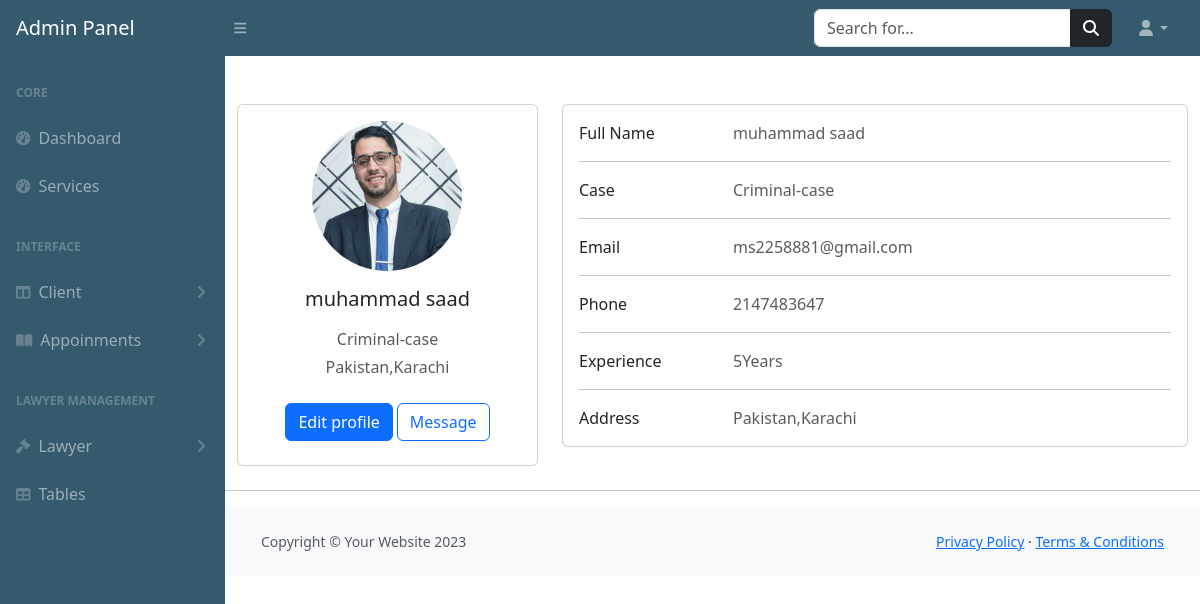
Screenshot of /admin-panel/profilelawyer.php?id=1 with the database file from the repository.
### tables this page shows
CREATE TABLE `lawyer` (
  `id` int(255) NOT NULL,
  `name` varchar(255) NOT NULL,
  `case` int(255) NOT NULL,
  `email` varchar(255) NOT NULL,
  `password` varchar(255) NOT NULL,
  `phone` int(255) NOT NULL,
  `experience` varchar(255) NOT NULL,
  `address` text NOT NULL,
  `image` varchar(255) NOT NULL
);

CREATE TABLE `cases` (
  `cid` int(255) NOT NULL,
  `case_name` varchar(255) NOT NULL
);

### admin-panel/profilelawyer.php (the view, shortened to what this page needs)
<?php
include ("includes/header.php");
include ("includes/topbar.php");
include ("includes/sidebar.php");
include("../config.php");
$law_id=$_GET['id'];
$profile="SELECT * FROM `lawyer` as l inner join `cases` as c on l.case=c.cid where id='$law_id'";
$run_query=mysqli_query($connection,$profile);
if (mysqli_num_rows($run_query)>0) {
  while ($row=mysqli_fetch_assoc($run_query)) {
?>
<!DOCTYPE html>
<html lang="en">
<head>
</head>
<body>
  <div class="container mt-5 ">
    <div class="row">
      <div class="col-lg-4">
        <div class="card mb-4">
          <div class="card-body text-center">
          <img src="<?php echo 'image/'.$row['image']?>" alt="avatar"
              class="rounded-circle img-fluid" style="width: 150px;height:150px">
            <h5 class="my-3"><?php echo $row['name']?></h5>
            <p class="text-muted mb-1"><?php echo $row['case_name']?></p>
            <p class="text-muted mb-4"><?php echo $row['address']?></p>
            <div class="d-flex justify-content-center mb-2">
              <button type="button" class="btn btn-primary">Edit profile</button>
              <button type="button" class="btn btn-outline-primary ms-1">Message</button>
            </div>
          </div>
        </div>
      </div>
      <div class="col-lg-8">
        <div class="card mb-4">
          <div class="card-body">
            <div class="row">
              <div class="col-sm-3">
                <p class="mb-0">Full Name</p>
              </div>
              <div class="col-sm-9">
                <p class="text-muted mb-0"><?php echo $row['name']?></p>
              </div>
            </div>
            <hr>
            <div class="row">
              <div class="col-sm-3">
                <p class="mb-0">Case</p>
              </div>
              <div class="col-sm-9">
                <p class="text-muted mb-0"><?php echo $row['case_name']?></p>
              </div>
            </div>
            <hr>
            <div class="row">
              <div class="col-sm-3">
                <p class="mb-0">Email</p>
              </div>
              <div class="col-sm-9">
                <p class="text-muted mb-0"><?php echo $row['email']?></p>
              </div>
            </div>
            <hr>
            <div class="row">
              <div class="col-sm-3">
                <p class="mb-0">Phone</p>
              </div>
              <div class="col-sm-9">
                <p class="text-muted mb-0"><?php echo $row['phone']?></p>
              </div>
            </div>
            <hr>
            <div class="row">
              <div class="col-sm-3">
                <p class="mb-0">Experience</p>
              </div>
              <div class="col-sm-9">
                <p class="text-muted mb-0"><?php echo $row['experience'] ?>Years</p>
              </div>
            </div>
            <hr>
            <div class="row">
              <div class="col-sm-3">
                <p class="mb-0">Address</p>
              </div>
              <div class="col-sm-9">
                <p class="text-muted mb-0"><?php echo $row['address']?></p>
              </div>
            </div>
          </div>
        </div>
      </div>
      <hr>
<?php
 }
}
?>
</body>
</html>
<?php
include("includes/footer.php");
?>

### rows the page displays
lawyer: image (picture), name "muhammad saad", case.case_name "Criminal-case", address "Pakistan,Karachi", email "ms2258881@gmail.com", phone "2147483647", experience "5"
